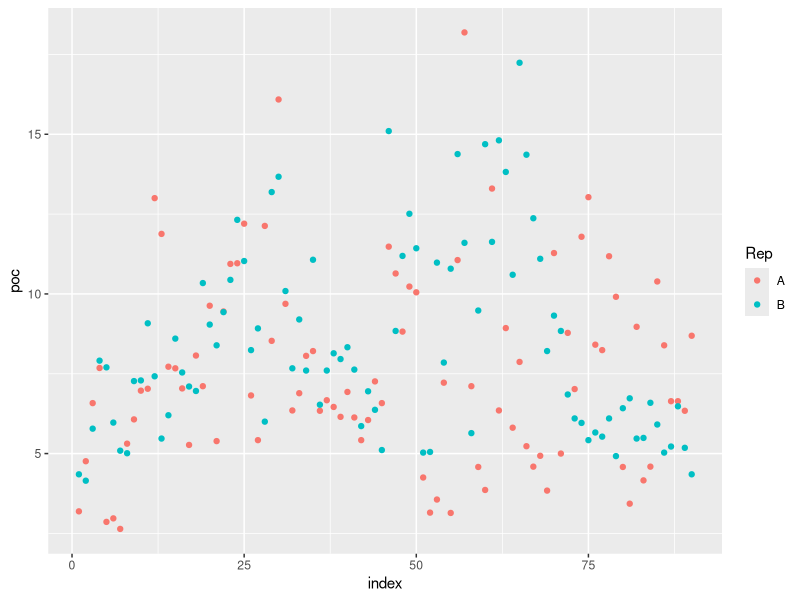
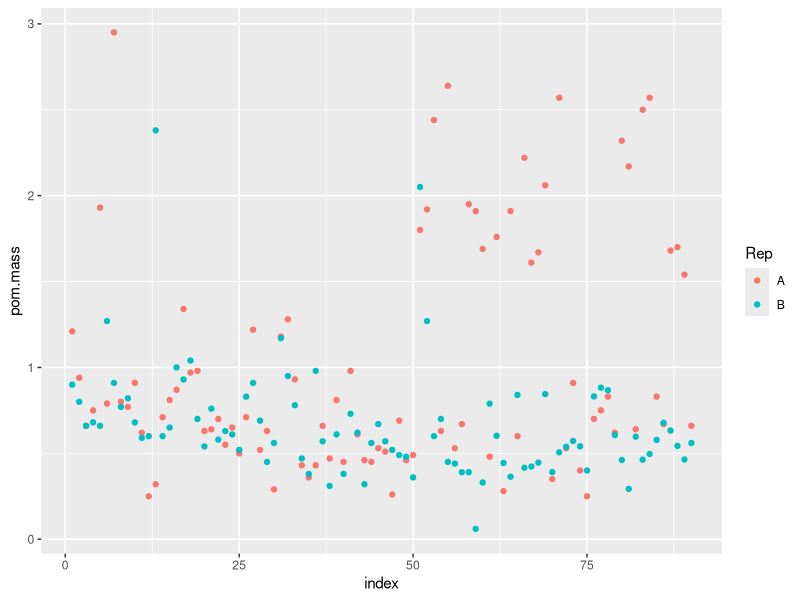
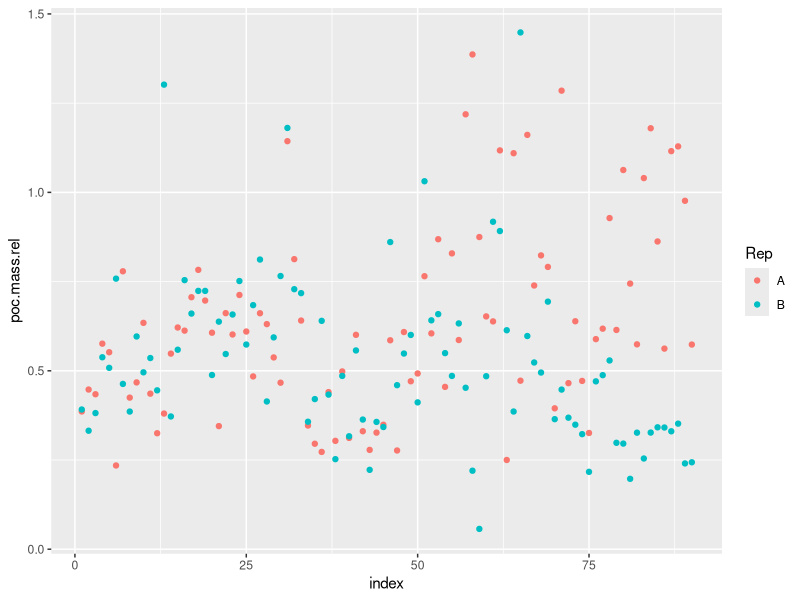

Write R code to recreate these figures, in order. (Note: this script raises an error after producing the figures.)
path_to_soil_folder = "C:/Users/Chels/OneDrive - University of Illinois - Urbana/Ch1/Public-Repo/Soil_Data"
setwd(path_to_soil_folder)

library(ggplot2)
library(tidyr)
library(patchwork)
library(readxl)
library(dplyr)
library(reshape2)
library(viridis)
library(tidyverse)

################################################################################
## Data upload and preparation

# treatment names
trts = c("A","B","C","D","E","R")
trt.names = c("Balled-and-burlapped","Bareroot","Seedling","Acorn","Seedbank","Reference")

# read in all soil data
temp.data = read.csv("Raw_Data/Soil_Temperature_June2023.csv")[,seq(1,4)]
bd.data = read_excel("Raw_Data/Soil_Data_Sheets_June2023.xlsx", sheet="Bulk density sorted")
chem.data = read_excel("Raw_Data/Soil_Data_Sheets_June2023.xlsx", sheet="Waypoint results")
cn.data = read.csv("Raw_Data/TC_TOC_Results_2025.csv")
pom.data = read.csv("Raw_Data/POM_Results_2025.csv")

# split plot name column
temp.data = temp.data %>% separate(Plot, c("Trt", "Num"), sep = 1, remove = F)
bd.data = bd.data %>% separate(Plot, c("Trt", "Num"), sep = 1, remove = F)
chem.data = chem.data %>% separate(Plot, c("Trt", "Num"), sep = 1, remove = F)
cn.data = cn.data %>% separate(Plot, c("Plot", "Quad"), sep = " ", remove = T)
cn.data = cn.data %>% separate(Plot, c("Trt", "Num"), sep = 1, remove = F)
pom.data = pom.data %>% separate(Plot, c("Plot", "Quad"), sep = " ", remove = T)
pom.data = pom.data %>% separate(Plot, c("Trt", "Num"), sep = 1, remove = F)

# update column names
colnames(temp.data)[6] = "Temperature"
colnames(chem.data)[seq(9,27)] = c("Texture.Class","pH","P",
                                   "K","Ca","Mg","SOM",
                                   "N.rel","NO3","NH4","CEC",
                                   "K.sat","Ca.sat","Mg.sat","H.sat",
                                   "K.meq","Ca.meq","Mg.meq","H.meq")
colnames(bd.data)[c(5,6,21,22,23)] = c("Quad","Depth","Gravimetric.Moisture",
                                       "Volumetric.Moisture","Bulk.Density")
colnames(cn.data)[seq(5,9)] = c("bulk.N","bulk.C","bulk.CN","ton","toc")
colnames(pom.data)[seq(6,8)] = c("pom.mass","pon","poc")

# assume second R1 Q1 is equal to R1 Q3
bd.ind1 = which((bd.data$Plot == "R1" & bd.data$Quad == "Q1") & bd.data$Depth == "0-15")[2]
bd.ind2 = which((bd.data$Plot == "R1" & bd.data$Quad == "Q3") & bd.data$Depth == "0-15")
bd.data[bd.ind2, colnames(bd.data)[7:24]] = bd.data[bd.ind1, colnames(bd.data)[7:24]]
bd.data = bd.data[-bd.ind1,]

# compute moisture and bulk density for 0-30 cm
bd.sum = bd.data %>% 
         group_by(Plot,Trt, Num, Quad) %>%
         summarise(mass.water = sum(`Mass of water (g)`),
                   sum.soil = sum(`Mass of dry soil (g)`),
                   sum.vol = sum(`Corrected volume (cm3)`))
bd.sum$Gravimetric.Moisture = bd.sum$mass.water/bd.sum$sum.soil
bd.sum$Volumetric.Moisture = bd.sum$mass.water/bd.sum$sum.vol
bd.sum$Bulk.Density = bd.sum$sum.soil/bd.sum$sum.vol
bd.sum = bd.sum[,-which(colnames(bd.sum) %in% c("mass.water","sum.soil","sum.vol"))]

# estimate pom-c mass
pom.data$poc.mass.rel = (pom.data$pom.mass/10) * pom.data$poc

pom.data$index = rep(seq(1,90),2)
ggplot(pom.data, aes(x=index, y=poc, color=Rep)) + 
       geom_point()
ggplot(pom.data, aes(x=index, y=pom.mass, color=Rep)) + 
       geom_point()
ggplot(pom.data, aes(x=index, y=poc.mass.rel, color=Rep)) + 
       geom_point()

# average the POM reps
pom.ave = pom.data[,c("Plot","Trt","Num","Quad","Rep","pon","poc","poc.mass.rel")] %>%
          group_by(Plot, Trt, Num, Quad) %>%
          summarize(pon.percent = mean(pon),
                    poc.percent = mean(poc),
                    poc.mass.rel = mean(poc.mass.rel))

# sort chem data by treatment and quadrat
chem.sort = sort(chem.data$Plot, index.return=T)
chem.data = chem.data[chem.sort$ix,]

# combine bulk density, temperature, and chemical data
soil.data = right_join(temp.data[,-which(colnames(temp.data) %in% c("Date","BD15.Starting.Depth"))], bd.sum, 
                       by=c("Plot","Trt","Num","Quad"))
soil.data = right_join(soil.data, cn.data, by=c("Plot","Trt","Num","Quad"))
soil.data = right_join(soil.data, chem.data[,-which(colnames(chem.data) %in% c("Number","Note"))], 
                       by=c("Plot","Trt","Num","Quad"))
soil.data = right_join(soil.data, pom.ave, by=c("Plot","Trt","Num","Quad"))

# remove miscellaneous columns
leave.out = c("Texture.Class","H.sat","K.sat","Ca.sat","Mg.sat","N.rel")
soil.data = soil.data[,-which(colnames(soil.data) %in% leave.out)]

### clean up aggregate data and add to soil dataframe

# load mass data
ag.data = read_excel("Raw_Data/Henry County Soil and Woody Plot Sampling 2023.xlsx", 
                     sheet="Aggregate sample masses")

# update columns
key.cols = c("Boat number","Size class","Sample number","Mass of sample w/o fragments (g)")
ag.data = ag.data[,colnames(ag.data) %in% key.cols]
colnames(ag.data) = c("boat","size","sample","soil.mass")

# histogram of fPOM values
#hist(ag.data[which(ag.data$size == "fPOM"),"soil.mass"]$soil.mass)

# split sample number into plot and quadrat, plot into trt and num
ag.data = ag.data %>% separate(sample, c("plot","quad"), sep = " ", remove = F)
ag.data = ag.data %>% separate(plot, c("trt","num"), sep = 1, remove = F)

# size classes, plots, and quadrats
sizes = c("fPOM",">4.75 mm",">2 mm",">250 um",">53 um","<=53 um")         
plots = sort(unique(ag.data$plot))
quads = sort(unique(ag.data$quad))
n.s = length(sizes)
n.p = length(plots)

# make new dataframe to estimate mass of fraction <53 um
ag.df = data.frame(matrix(nrow=0, ncol=7))
ag.cols = c("size","plot","trt","num","quad","soil.mass","rel.mass")
colnames(ag.df) = ag.cols
ag.data$rel.mass = rep(0, nrow(ag.data))
for (p in plots) {
  for (q in quads) {
    # plot and quadrat id
    pq.id = which(ag.data$plot == p & ag.data$quad == q)
    
    # get total mass and estimate <53 mass
    pq.full.mass = ag.data[which(ag.data[pq.id,"size"] == "Full"),"soil.mass"]
    pq.53.mass = pq.full.mass - sum(ag.data[pq.id[2:length(pq.id)],"soil.mass"])
    
    # get subset of dataframe for plot p and quad q
    pq.df = ag.data[pq.id[2:length(pq.id)], ag.cols]
    
    # add row to p and q dataframe
    pq.row = data.frame(matrix(nrow=1, ncol=7))
    colnames(pq.row) = ag.cols
    pq.row[1, "size"] = "<=53 um"
    pq.row[1, ag.cols[2:6]] = pq.df[1, ag.cols[2:6]]
    pq.row[1, c("soil.mass","rel.mass")] = c(pq.53.mass, 0)
    pq.df = rbind(pq.df, pq.row)
    
    # estimate relative masses
    pq.df[,"rel.mass"] = pq.df[,"soil.mass"]/as.numeric(pq.full.mass)*100
    
    # append new dataframe
    ag.df = rbind(ag.df, pq.df)   
  }
}

# make all categorical variables into factors
ag.df$quad = as.factor(ag.df$quad)
ag.df$size = factor(ag.df$size, levels=sizes)

# convert to long form
ag.df$size.lab = rep("", nrow(ag.df))
size.labs = c("fPOM","g475mm","g2mm","g250um","g53um","l53um")
for (i in 1:n.s) {
  size.id = which(ag.df$size == sizes[i])
  ag.df[size.id,"size.lab"] = size.labs[i]
}
ag.new = ag.df[,c("trt","num","quad","rel.mass","size.lab")]
ag.wide = pivot_wider(ag.new,id_cols = c(trt, num, quad),
                      names_from = size.lab, values_from = rel.mass)

# compute mean weight diameter from aggregate size distribution
sizes = c(0.053, 0.250, 2, 4.75, 8)
mean.diams = (sizes[2:5]-sizes[1:4])/2 + sizes[1:4]
ag.wide$MWD = (mean.diams[1]*ag.wide$g53um + mean.diams[2]*ag.wide$g250um + mean.diams[3]*ag.wide$g2mm + mean.diams[4]*ag.wide$g475mm)/100

# add aggregate data to soil dataframe
colnames(soil.data) = tolower(colnames(soil.data))
colnames(ag.wide) = tolower(colnames(ag.wide))
soil.data = right_join(soil.data, ag.wide, by=c("trt","num","quad"))

# add full treatment name
soil.data$trt.full = rep(0, nrow(soil.data))
for (i in 1:6) { soil.data$trt.full[which(soil.data$trt == trts[i])] = trt.names[i] }

# write all soil data at quadrat level to csv
id.vars = c("plot","trt","trt.full","num","quad")
soil.vars = colnames(soil.data)[-which(colnames(soil.data) %in% id.vars)]
write.csv(soil.data[,c(id.vars,soil.vars)], "Clean_Data/All_Soil_Data_2023.csv", row.names=F)

################################################################################
# calculate averages at the plot level

# combine toc and som data
#plot(soil.data$som, soil.data$toc)
lm.toc.som = lm(soil.data$toc ~ soil.data$som)
summary(lm.toc.som)
toc.som.ratio = as.numeric(coef(lm.toc.som)[2])

# estimate SOC stocks (Mg/ha)
soil.data$poc.stock = soil.data$poc.mass.rel * soil.data$bulk.density * 30
soil.data$soc.stock = toc.som.ratio * soil.data$som * soil.data$bulk.density * 30
soil.data$tc.stock = soil.data$bulk.c * soil.data$bulk.density * 30

# average results across plots and write to csv
soil.aves = soil.data %>% 
            group_by(plot, trt, trt.full, num) %>%
            summarize(poc.stock = mean(poc.stock),
                      soc.stock = mean(soc.stock),
                      tc.stock = mean(tc.stock),
                      sand = mean(sand),
                      silt = mean(silt),
                      clay = mean(clay),
                      bd = mean(bulk.density),
                      moisture = mean(gravimetric.moisture),
                      temperature = mean(temperature),
                      ph = mean(ph),
                      p = mean(p),
                      k = mean(k),
                      ca = mean(ca),
                      mg = mean(mg),
                      no3 = mean(no3),
                      nh4 = mean(nh4),
                      cec = mean(cec))
write.csv(soil.aves, "Clean_Data/Soil_Data_Averaged_by_Plot_June2023.csv", row.names=F)




